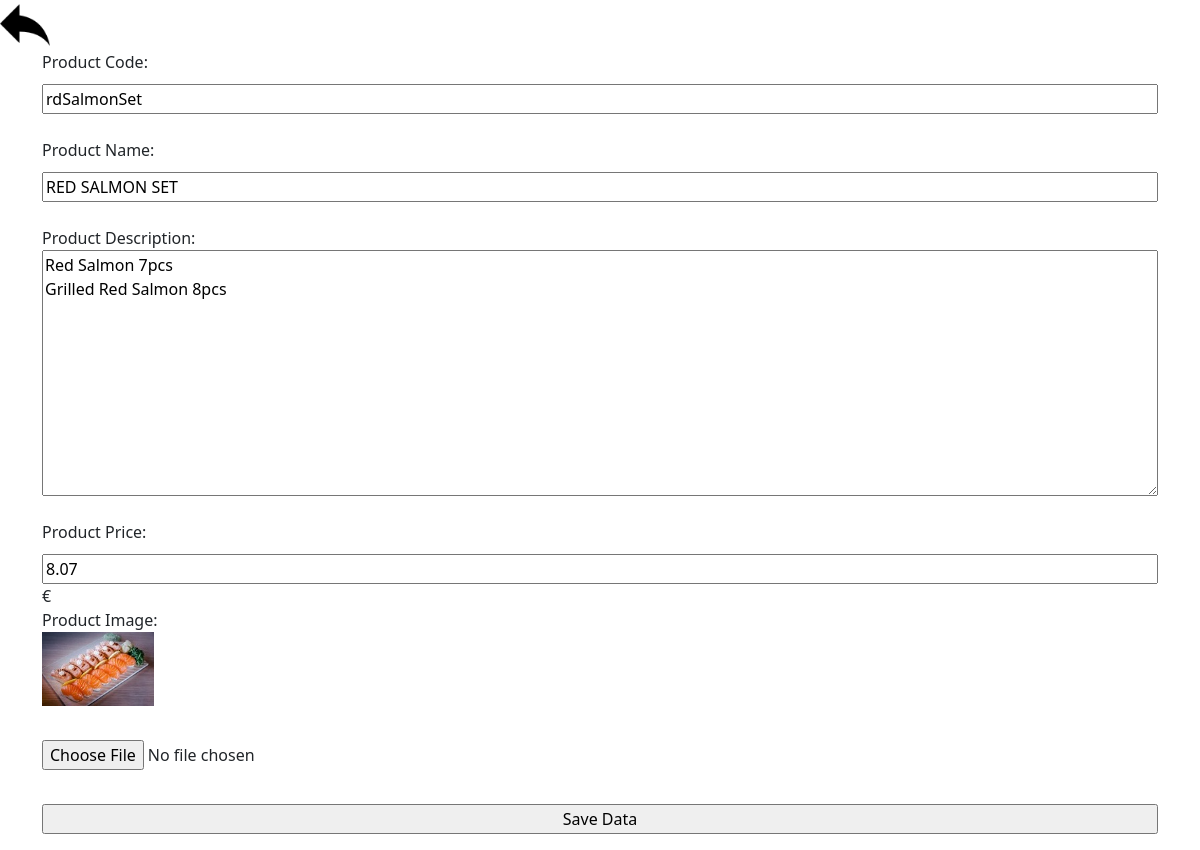
The app's page /cms/updateSingleMenu.php?id=1 with its own data.
### tables this page shows
CREATE TABLE `menu` (
  `id` int(11) NOT NULL,
  `name` varchar(255) NOT NULL,
  `code` varchar(255) NOT NULL,
  `description` varchar(255) NOT NULL,
  `image` text DEFAULT 'images/image-placeholder.png',
  `price` double(10,2) DEFAULT 0.00
);

### dbconnect.php (called while the page is built, shortened)
<?php
class DBController
{
	private $host = "localhost";
	private $user = "root";
	private $password = "";
	private $database = "sushiheaven";
	private $conn;
	function __construct()
	{
		$this->conn = $this->connectDB();
	}
	function connectDB()
	{
		$conn = mysqli_connect($this->host,$this->user,$this->password,$this->database);
		return $conn;
	}
	function getQuery($query)
	{
		$result = mysqli_query($this->conn, $query);
		$row=mysqli_fetch_assoc($result);
		return $row;
	}
}
?>

### cms/updateSingleMenu.php (the view, shortened to what this page needs)
<?php
include 'db.php';
$a = $_GET["id"];
$product = $dbHandle->getQuery("SELECT * FROM menu WHERE id='$a'");
 ?>
 <a href="adminMenu.php"><img src="../images/back.png" alt="" style="width:50px"></a>
 <!DOCTYPE html>
 <html lang="en" dir="ltr">
   <head>
   </head>
   <body>
     <div class="container">
     <form class="" method="post" enctype="multipart/form-data">
     Product Code:<br>
     <input type="text" name="code" value="<?php echo $product["code"] ?>" required><br>
     Product Name:<br>
     <input type="text" name="name" value="<?php echo $product["name"] ?>" required><br>
     Product Description:<br>
     <textarea type="text" name="description" rows="10" required><?php echo $product["description"] ?></textarea><br>
     Product Price:<br>
     <input type="number" step="0.01" name="price" value="<?php echo $product["price"]; ?>" required>€<br>
     Product Image:<br>
     <img src="<?php echo "../".$product["image"] ?>" alt="" style="width:10%;"> <br>
     <input type="file" name="image" accept="image/*"> <br>
     <input type="submit" name="submit" value="Save Data" >
    </form>
    </div>
   </body>
 </html>

### cms/css/styles.css (style rules this page uses)
form { display: flex; flex-direction: column; align-self: center; }
input { margin-top: 10px; }

### records on screen
menu: code "rdSalmonSet", name "RED SALMON SET", description "Red Salmon 7pcs Grilled Red Salmon 8pcs", price "8.07", image (picture)
